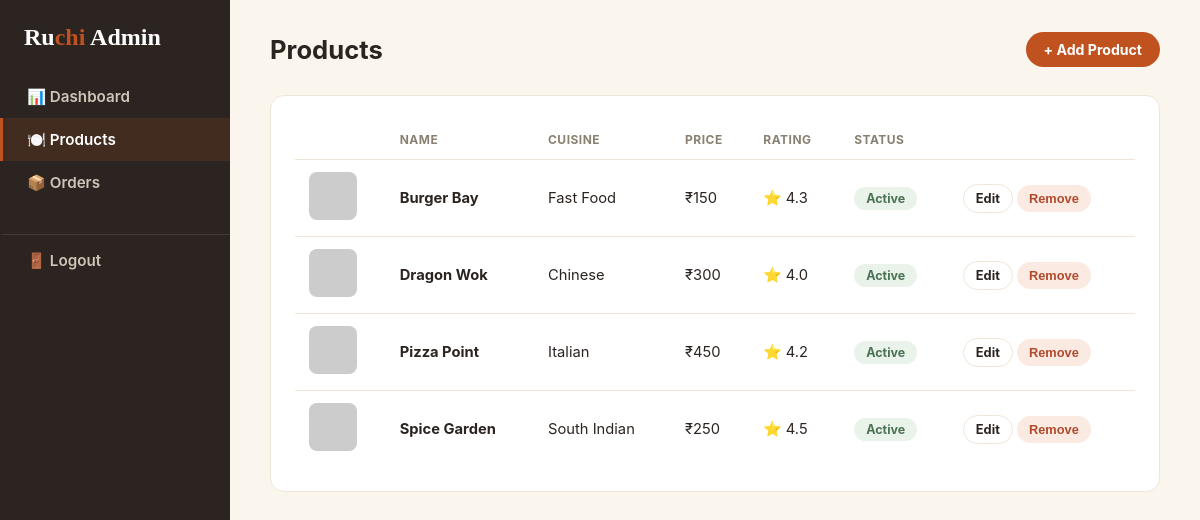
Page /admin/products (signed in) on the committed database.
### backend/models.py (models this page shows, shortened)
class Product(db.Model):
    __tablename__ = "products"
    id = db.Column(db.Integer, primary_key=True)
    name = db.Column(db.String(120), nullable=False)
    cuisine = db.Column(db.String(80), nullable=False)
    price_value = db.Column(db.Integer, nullable=False)
    rating = db.Column(db.Float, default=4.0)
    delivery_time = db.Column(db.String(40), default="30-40 min")
    image_url = db.Column(db.String(500), default="")
    description = db.Column(db.Text, default="")
    is_active = db.Column(db.Boolean, default=True)
    created_at = db.Column(db.DateTime, default=datetime.utcnow)

### backend/routes/admin.py (the view)
@admin_bp.route("/products")
@login_required
def products():
    all_products = Product.query.order_by(Product.created_at.desc()).all()
    return render_template("admin/products.html", products=all_products)

### backend/app.py (called while the page is built)
def create_app():
    app = Flask(__name__)
    app.config.from_object(Config)
    CORS(app, resources={r"/api/*": {"origins": "*"}})
    db.init_app(app)
    login_manager.init_app(app)
    login_manager.login_view = "admin.login"
    login_manager.login_message = "Please log in to access the admin panel."
    @login_manager.user_loader
    def load_user(user_id):
        return Admin.query.get(int(user_id))
    from routes.admin import admin_bp
    from routes.auth import auth_bp
    from routes.api import api_bp
    app.register_blueprint(admin_bp)
    app.register_blueprint(auth_bp)
    app.register_blueprint(api_bp)
    with app.app_context():
        db.create_all()
        _seed_initial_data(app)
    return app

### backend/templates/admin/products.html (shortened to what this page needs)
{% extends "admin/base.html" %}
{% block content %}
<div class="topbar">
  <h1>Products</h1>
  <a href="{{ url_for('admin.add_product') }}" class="btn btn-primary">+ Add Product</a>
</div>
<div class="card">
  {% if products %}
  <table>
    <thead>
      <tr><th></th><th>Name</th><th>Cuisine</th><th>Price</th><th>Rating</th><th>Status</th><th></th></tr>
    </thead>
    <tbody>
      {% for p in products %}
      <tr>
        <td><img class="thumb" src="{{ p.image_url or 'https://via.placeholder.com/48' }}" alt=""></td>
        <td><strong>{{ p.name }}</strong></td>
        <td>{{ p.cuisine }}</td>
        <td>₹{{ p.price_value }}</td>
        <td>⭐ {{ p.rating }}</td>
        <td>
          {% if p.is_active %}
            <span class="pill Delivered">Active</span>
          {% else %}
            <span class="pill Cancelled">Hidden</span>
          {% endif %}
        </td>
        <td style="white-space:nowrap;">
          <a href="{{ url_for('admin.edit_product', product_id=p.id) }}" class="btn btn-outline btn-sm">Edit</a>
          {% if p.is_active %}
          <form method="POST" action="{{ url_for('admin.delete_product', product_id=p.id) }}" style="display:inline;"
                onsubmit="return confirm('Remove {{ p.name }} from the menu?');">
            <button type="submit" class="btn btn-danger btn-sm">Remove</button>
          </form>
          {% endif %}
        </td>
      </tr>
      {% endfor %}
    </tbody>
  </table>
  {% else %}
  <p style="color:var(--ink-soft);">No products yet. <a href="{{ url_for('admin.add_product') }}" style="color:var(--accent); font-weight:700;">Add your first one</a>.</p>
  {% endif %}
</div>
{% endblock %}

### backend/templates/admin/base.html (shortened to what this page needs)
<!DOCTYPE html>
<html lang="en">
<head>
</head>
<body>
<div class="admin-shell">
  <aside class="sidebar">
    <a href="{{ url_for('admin.dashboard') }}" class="logo">Ru<span>chi</span> Admin</a>
    <nav>
      <a href="{{ url_for('admin.dashboard') }}" class="{{ 'active' if request.endpoint == 'admin.dashboard' else '' }}">📊 Dashboard</a>
      <a href="{{ url_for('admin.products') }}" class="{{ 'active' if request.endpoint in ['admin.products', 'admin.add_product', 'admin.edit_product'] else '' }}">🍽️ Products</a>
      <a href="{{ url_for('admin.orders') }}" class="{{ 'active' if request.endpoint == 'admin.orders' else '' }}">📦 Orders</a>
      <a href="{{ url_for('admin.logout') }}" class="logout-link">🚪 Logout</a>
    </nav>
  </aside>
  <main class="main">
    {% block content %}{% endblock %}
  </main>
</div>
</body>
</html>

### backend/templates/admin/base.html (style rules this page uses)
:root { --accent: #c0521f; --ink: #2b2420; --ink-soft: #8a8071; --surface-warm: #f7f0e3; --line: #f0e6d8; --green: #4c7256; --red: #b04a2c; }
* { box-sizing: border-box; }
body { margin: 0; font-family: -apple-system, "Segoe UI", Roboto, Arial, sans-serif; background: #faf6ee; color: var(--ink); }
a { text-decoration: none; color: inherit; }
.admin-shell { display: flex; min-height: 100vh; }
.sidebar { width: 230px; background: var(--ink); color: #fff; flex-shrink: 0; padding: 24px 0; position: sticky; top: 0; height: 100vh; }
.sidebar .logo { font-family: Georgia, serif; font-size: 1.5rem; font-weight: 800; padding: 0 24px 24px; display: block; }
.sidebar .logo span { color: var(--accent); }
.sidebar nav a { display: block; padding: 12px 24px; color: #cfc6b8; font-weight: 600; font-size: .95rem; border-left: 3px solid transparent; }
.sidebar nav a.active { background: rgba(192,82,31,.15); color: #fff; border-left-color: var(--accent); }
.sidebar .logout-link { margin-top: 30px; border-top: 1px solid rgba(255,255,255,.1); padding-top: 16px; }
.main { flex: 1; padding: 32px 40px; }
.topbar { display: flex; justify-content: space-between; align-items: center; margin-bottom: 28px; }
.topbar h1 { margin: 0; font-size: 1.6rem; }
.card { background: #fff; border: 1px solid var(--line); border-radius: 14px; padding: 24px; }
table { width: 100%; border-collapse: collapse; }
th, td { text-align: left; padding: 12px 14px; border-bottom: 1px solid var(--line); font-size: .92rem; }
th { color: var(--ink-soft); font-weight: 700; text-transform: uppercase; font-size: .75rem; letter-spacing: .04em; }
tr:last-child td { border-bottom: none; }
img.thumb { width: 48px; height: 48px; object-fit: cover; border-radius: 8px; }
.btn { display: inline-block; padding: 9px 18px; border-radius: 24px; font-weight: 700; font-size: .88rem; border: none; cursor: pointer; }
.btn-primary { background: var(--accent); color: #fff; }
.btn-outline { background: transparent; border: 1px solid var(--line); color: var(--ink); }
.btn-danger { background: #fbeae2; color: var(--red); }
.btn-sm { padding: 6px 12px; font-size: .8rem; }
.pill { padding: 4px 12px; border-radius: 20px; font-size: .78rem; font-weight: 700; display: inline-block; }
.pill.Delivered { background: #eaf3ea; color: var(--green); }

### rows in the picture
Product: name "Burger Bay", cuisine "Fast Food", price_value "150", rating "4.3", is_active "Active"
Product: name "Dragon Wok", cuisine "Chinese", price_value "300", rating "4.0", is_active "Active"
Product: name "Pizza Point", cuisine "Italian", price_value "450", rating "4.2", is_active "Active"
Product: name "Spice Garden", cuisine "South Indian", price_value "250", rating "4.5", is_active "Active"
